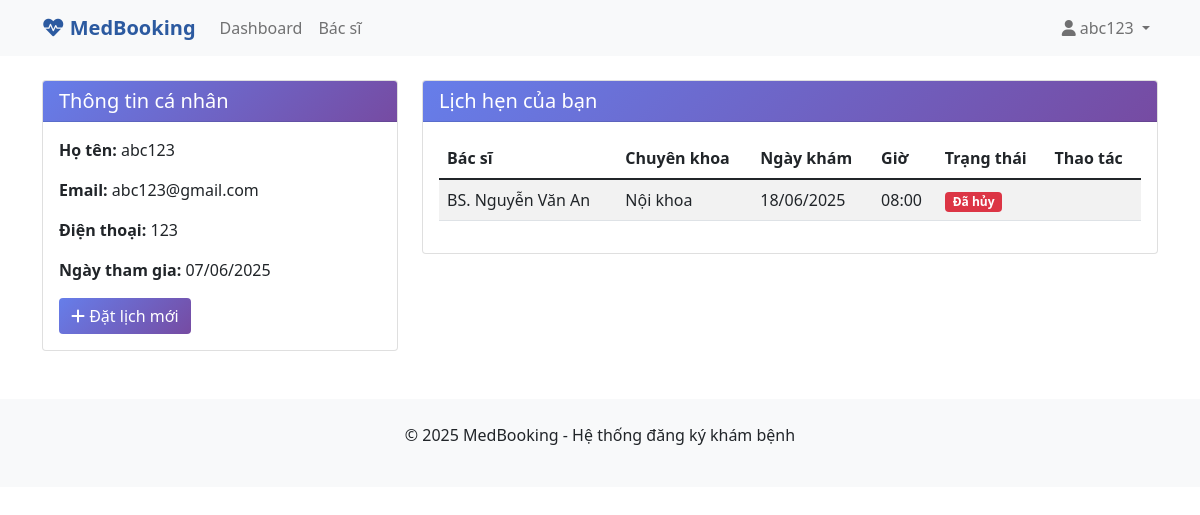
/user/dashboard (signed in), run on the app's committed database.
### app/models.py (models this page shows)
class User(db.Model):
    id = db.Column(db.Integer, primary_key=True)
    username = db.Column(db.String(80), unique=True, nullable=False)
    email = db.Column(db.String(120), unique=True, nullable=False)
    password_hash = db.Column(db.String(120), nullable=False)
    full_name = db.Column(db.String(100), nullable=False)
    phone = db.Column(db.String(20), nullable=False)
    is_admin = db.Column(db.Boolean, default=False)
    created_at = db.Column(db.DateTime, default=datetime.utcnow)
    appointments = db.relationship('Appointment', backref='patient', lazy=True)

class Appointment(db.Model):
    id = db.Column(db.Integer, primary_key=True)
    patient_id = db.Column(db.Integer, db.ForeignKey('user.id'), nullable=False)
    doctor_id = db.Column(db.Integer, db.ForeignKey('doctor.id'), nullable=False)
    appointment_date = db.Column(db.Date, nullable=False)
    appointment_time = db.Column(db.String(10), nullable=False)
    symptoms = db.Column(db.Text, nullable=False)
    status = db.Column(db.String(20), default='Pending')  # Pending, Confirmed, Cancelled
    created_at = db.Column(db.DateTime, default=datetime.utcnow)

class Doctor(db.Model):
    id = db.Column(db.Integer, primary_key=True)
    name = db.Column(db.String(100), nullable=False)
    specialty = db.Column(db.String(100), nullable=False)
    phone = db.Column(db.String(20), nullable=False)
    email = db.Column(db.String(120), nullable=False)
    experience = db.Column(db.Integer, nullable=False)  # years of experience
    appointments = db.relationship('Appointment', backref='doctor', lazy=True)

### app/user/routes.py (the view)
@user_bp.route('/dashboard')
def dashboard():
    if 'user_id' not in session:
        return redirect(url_for('auth.login'))
    user = User.query.get(session['user_id'])
    appointments = Appointment.query.filter_by(patient_id=user.id).order_by(Appointment.appointment_date.desc()).all()
    return render_template('user/dashboard.html', user=user, appointments=appointments)

### app/templates/user/dashboard.html (shortened to what this page needs)
{% extends "base.html" %}  {% block content %}
<div class="row">
  <div class="col-md-4">
    <div class="card">
      <div class="card-header">
        <h5 class="mb-0">Thông tin cá nhân</h5>
      </div>
      <div class="card-body">
        <p><strong>Họ tên:</strong> {{ user.full_name }}</p>
        <p><strong>Email:</strong> {{ user.email }}</p>
        <p><strong>Điện thoại:</strong> {{ user.phone }}</p>
        <p>
          <strong>Ngày tham gia:</strong> {{
          user.created_at.strftime('%d/%m/%Y') }}
        </p>
        <a href="{{ url_for('user.doctors') }}" class="btn btn-medical">
          <i class="fas fa-plus"></i> Đặt lịch mới
        </a>
      </div>
    </div>
  </div>
  <div class="col-md-8">
    <div class="card">
      <div class="card-header">
        <h5 class="mb-0">Lịch hẹn của bạn</h5>
      </div>
      <div class="card-body">
        {% if appointments %}
        <div class="table-responsive">
          <table class="table table-striped">
            <thead>
              <tr>
                <th>Bác sĩ</th>
                <th>Chuyên khoa</th>
                <th>Ngày khám</th>
                <th>Giờ</th>
                <th>Trạng thái</th>
                <th>Thao tác</th>
              </tr>
            </thead>
            <tbody>
              {% for appointment in appointments %}
              <tr>
                <td>{{ appointment.doctor.name }}</td>
                <td>{{ appointment.doctor.specialty }}</td>
                <td>{{ appointment.appointment_date.strftime('%d/%m/%Y') }}</td>
                <td>{{ appointment.appointment_time }}</td>
                <td>
                  {% if appointment.status == 'Pending' %}
                  <span class="badge bg-warning">Chờ xác nhận</span>
                  {% elif appointment.status == 'Confirmed' %}
                  <span class="badge bg-success">Đã xác nhận</span>
                  {% else %}
                  <span class="badge bg-danger">Đã hủy</span>
                  {% endif %}
                </td>
                <td>
                </td>
              </tr>
              {% endfor %}
            </tbody>
          </table>
        </div>
        {% endif %}
      </div>
    </div>
  </div>
</div>
{% endblock %}

### app/templates/base.html (style rules this page uses)
.card-header { background: linear-gradient(135deg, #667eea 0%, #764ba2 100%); color: white; }
.btn-medical { background: linear-gradient(135deg, #667eea 0%, #764ba2 100%); border: none; color: white; }

### data on the page
User: full_name "abc123", email "abc123@gmail.com", phone "123", created_at "07/06/2025"
Appointment: doctor.name "BS. Nguyễn Văn An", doctor.specialty "Nội khoa", appointment_date "18/06/2025", appointment_time "08:00", status "Đã hủy"

### other printed values
{{ session.username }} "abc123"
